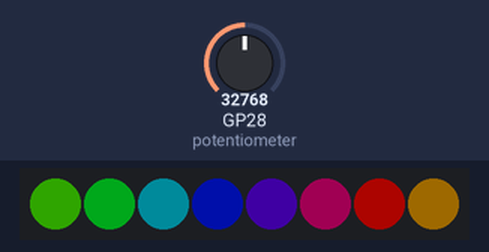
Bench run of a program on a simulated Raspberry Pi Pico running CircuitPython. Parts: 8 RGB LEDs in strip order, left to right. Inputs (shaded band) come from the test bench; at power-on: GP28 (potentiometer) = 32768 (analog values on the 0–65535 scale). Dim RGB values are drawn brighter than linear.

Above: at 1.2 s.
1.3 s: GP28 (potentiometer) set to 0
4.3 s: GP28 (potentiometer) set to 7864
At 5.65 s:
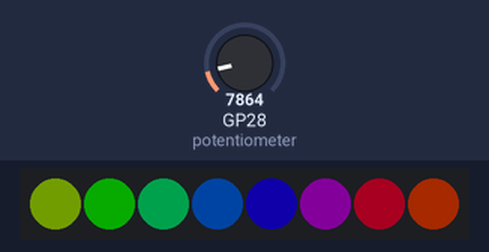
At 6.25 s:
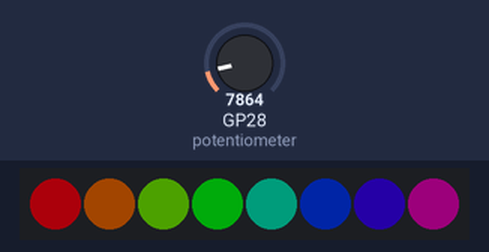
7.3 s: GP28 (potentiometer) set to 19660
At 10.47 s:
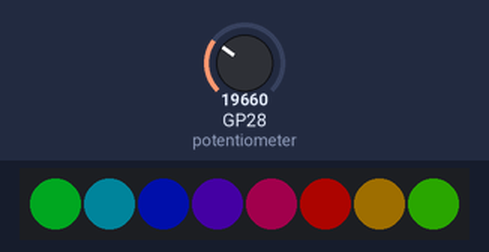
Timing chart, 0 to 14.8 s (numbered marks = the images above; inputs shaded):
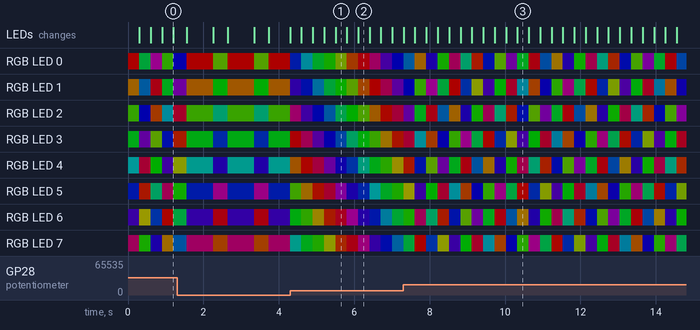

The program:

codeNeoPixelRainbow.py
```python
import time
import board
import analogio
from rainbowio import colorwheel
import neopixel

# Update this to match the number of NeoPixel LEDs connected to your board.
num_pixels = 8

pixels = neopixel.NeoPixel(board.GP0, num_pixels, auto_write=False)
pixels.brightness = 0.2

potentiometer = analogio.AnalogIn(board.GP28)

def rainbow():
    for j in range(255):
        for i in range(num_pixels):
            pixel_index = (i * 256 // num_pixels) + j
            pixels[i] = colorwheel(pixel_index & 255)
        pixels.show()
        speed=potentiometer.value / 65535 / 255
        time.sleep(speed)


while True:
    rainbow()
```
